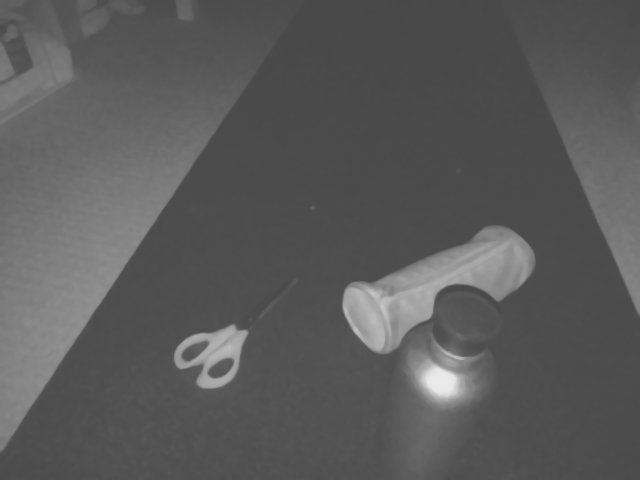
#> input picture data/utest/black_sol/black_sol_ir.png, 640 x 480 px
$ python darker_image.py data/utest/black_sol/black_sol_ir.png
#> lines starting #> are read from the running program, lines starting #| are printed output that depends on the picture
import cv2
import numpy as np
import matplotlib.pyplot as plt
import sys

def darken_image_to_limit(image_path: str):
    """
    Loads an image and iteratively darkens it until the mean
    V-channel (brightness) is <= 1, saving each step.

    Finally, it plots all steps in a single grid.
    """
#> called with image_path = 'data/utest/black_sol/black_sol_ir.png'

    # 1. Load the image
    image_bgr = cv2.imread(image_path)
#> image_bgr is the input picture: shape (480, 640, 3); min 72, max 234, mean 90.3
    if image_bgr is None:
        print(f"Error: Could not load image from {image_path}")
        return

    # List to store all the frames for plotting
    # We will store (rgb_image, mean_v_value) tuples
    plot_data = []

    # 2. Convert to HSV and split channels
    hsv = cv2.cvtColor(image_bgr, cv2.COLOR_BGR2HSV)
#> hsv: shape (480, 640, 3); mean H, S, V 0, 0, 90.3
    h, s, v = cv2.split(hsv)
#> h: shape (480, 640); every value is 0

    # Create the subtraction array (3) in the same type as v
    subtract_array = np.full(v.shape, 3, dtype=v.dtype)

    print("Darkening image...")

    # 3. The Core Loop
    while True:
        # Calculate the current mean brightness
        current_mean_v = np.mean(v)

        # --- Store current frame for plotting ---
        # We must convert it back to BGR, then to RGB for matplotlib
        hsv_current = cv2.merge([h, s, v])
        bgr_current = cv2.cvtColor(hsv_current, cv2.COLOR_HSV2BGR)
        rgb_current = cv2.cvtColor(bgr_current, cv2.COLOR_BGR2RGB)

        plot_data.append((rgb_current, current_mean_v))
        print(f"  Saved frame with Mean V: {current_mean_v:.2f}")

        # --- Check stop condition ---
        if current_mean_v <= 3.0:
            print("Mean brightness is <= 3.0. Stopping.")
            break

        # --- Apply the change for the *next* loop ---
        # Use cv2.subtract for correct saturation at 0 (no underflow)
        v = cv2.subtract(v, subtract_array)

        # Safety check: if all values are 0, stop
        if np.all(v == 0):
            print("All pixels are black. Stopping.")
            break
#> this loop made 41 passes
#> current_mean_v on passes 1 to 12: 90.28, 87.28, 84.28, 81.28, 78.28, 75.28, 72.28, 69.28, 66.28, 63.28, 60.28, 57.28
#|   Saved frame with Mean V: 90.28
#|   Saved frame with Mean V: 87.28
#|   Saved frame with Mean V: 84.28
#|   Saved frame with Mean V: 81.28
#|   Saved frame with Mean V: 78.28
#|   Saved frame with Mean V: 75.28
#|   Saved frame with Mean V: 72.28
#|   Saved frame with Mean V: 69.28
#> (further printed lines are left out)
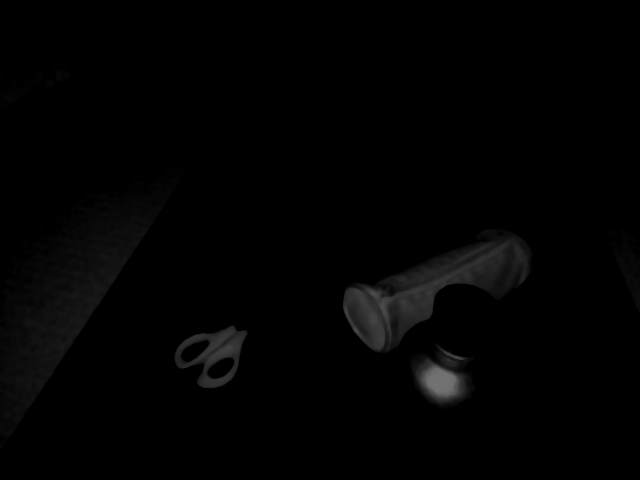
#> bgr_current: shape (480, 640, 3); min 0, max 114, mean 2.6
#> hsv_current: shape (480, 640, 3); mean H, S, V 0, 0, 2.6
#> after the loop, plot_data = 41 items

    # 4. Plotting
    print("Generating plot...")
    num_images = len(plot_data)
#> num_images = 41

    # Calculate grid size (e.g., 16 images -> 4x4)
    cols = int(np.ceil(np.sqrt(num_images)))
#> cols = 7
    rows = int(np.ceil(num_images / cols))
#> rows = 6

    fig, axes = plt.subplots(rows, cols, figsize=(cols * 2.5, rows * 2.5))

    # Flatten the axes array for easy iteration
    axes = axes.flat

    for i in range(num_images):
        img, mean_v = plot_data[i]
        ax = axes[i]
        ax.imshow(img)
        ax.set_title(f"Mean V: {mean_v:.1f}", fontsize=8, color='white')
        ax.axis('off')
#> this loop made 41 passes

    # Hide any unused subplots in the grid
    for i in range(num_images, len(axes)):
        axes[i].axis('off')
#> this loop made 1 pass
#> i on pass 1: 41

    fig.suptitle(f"Image Darkening Process (Decrease by 3V per step)")
    plt.tight_layout()
    plt.show()
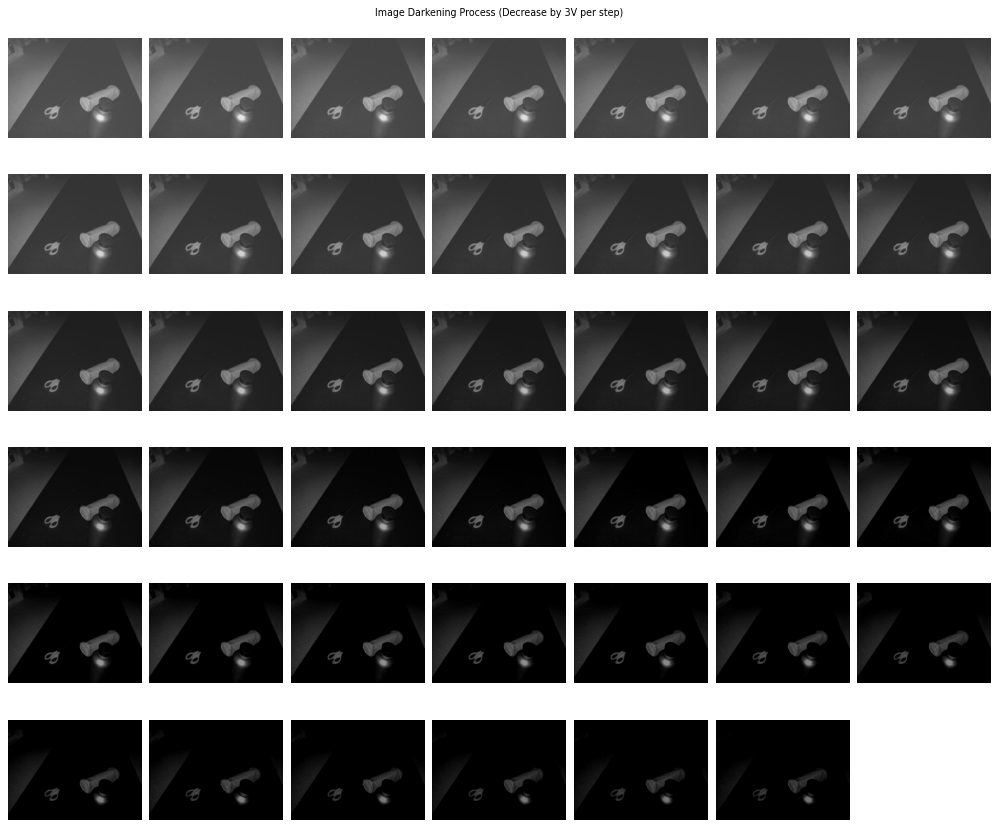
#> figure drawn by matplotlib, 41 panels

# --- Main execution block ---
if __name__ == "__main__":
    if len(sys.argv) < 2:
        print("Usage: python darken.py <path_to_image>")
        sys.exit(1)

    image_file = sys.argv[1]
    darken_image_to_limit(image_file)
